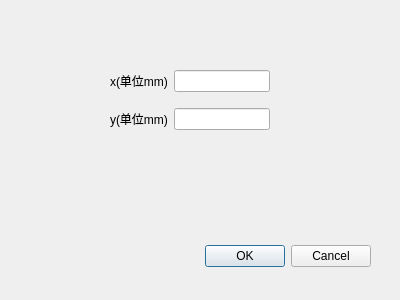
<?xml version="1.0" encoding="UTF-8"?>
<ui version="4.0">
 <class>Addpolygon</class>
 <widget class="QDialog" name="Addpolygon">
  <property name="geometry">
   <rect>
    <x>0</x>
    <y>0</y>
    <width>400</width>
    <height>300</height>
   </rect>
  </property>
  <property name="windowTitle">
   <string>Dialog</string>
  </property>
  <widget class="QDialogButtonBox" name="buttonBox">
   <property name="geometry">
    <rect>
     <x>30</x>
     <y>240</y>
     <width>341</width>
     <height>32</height>
    </rect>
   </property>
   <property name="orientation">
    <enum>Qt::Horizontal</enum>
   </property>
   <property name="standardButtons">
    <set>QDialogButtonBox::Cancel|QDialogButtonBox::Ok</set>
   </property>
  </widget>
  <widget class="QWidget" name="gridLayoutWidget">
   <property name="geometry">
    <rect>
     <x>110</x>
     <y>60</y>
     <width>160</width>
     <height>80</height>
    </rect>
   </property>
   <layout class="QGridLayout" name="gridLayout">
    <item row="0" column="0">
     <widget class="QLabel" name="label">
      <property name="text">
       <string>x(单位mm)</string>
      </property>
     </widget>
    </item>
    <item row="1" column="0">
     <widget class="QLabel" name="label_2">
      <property name="text">
       <string>y(单位mm)</string>
      </property>
     </widget>
    </item>
    <item row="0" column="1">
     <widget class="QLineEdit" name="lineEdit_x"/>
    </item>
    <item row="1" column="1">
     <widget class="QLineEdit" name="lineEdit_y"/>
    </item>
   </layout>
  </widget>
 </widget>
 <resources/>
 <connections>
  <connection>
   <sender>buttonBox</sender>
   <signal>accepted()</signal>
   <receiver>Addpolygon</receiver>
   <slot>accept()</slot>
   <hints>
    <hint type="sourcelabel">
     <x>248</x>
     <y>254</y>
    </hint>
    <hint type="destinationlabel">
     <x>157</x>
     <y>274</y>
    </hint>
   </hints>
  </connection>
  <connection>
   <sender>buttonBox</sender>
   <signal>rejected()</signal>
   <receiver>Addpolygon</receiver>
   <slot>reject()</slot>
   <hints>
    <hint type="sourcelabel">
     <x>316</x>
     <y>260</y>
    </hint>
    <hint type="destinationlabel">
     <x>286</x>
     <y>274</y>
    </hint>
   </hints>
  </connection>
 </connections>
</ui>
